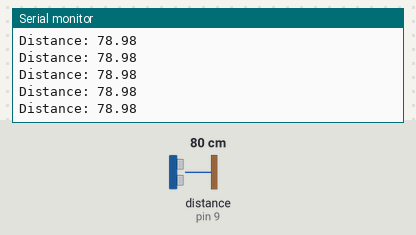
The sketch below on a simulated Arduino Uno, built with avr-gcc and run on an emulated ATmega328P. Shown: the last lines printed to the serial monitor. Wiring (inferred from the names in the program): ultrasonic range finder: trigger pin 10; echo pin 9. The test bench sets the inputs (shaded band); at power-on: distance to the obstacle (sensor on pin 9) 80 cm. The echo pulse lasts 58.3 µs per cm.

Above: at 1.2 s.
1.3 s: distance to the obstacle (sensor on pin 9) set to 2 cm
At 2.3 s:
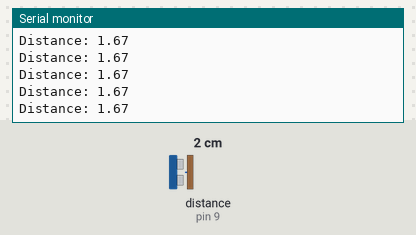
4.3 s: distance to the obstacle (sensor on pin 9) set to 120 cm
At 5.2 s:
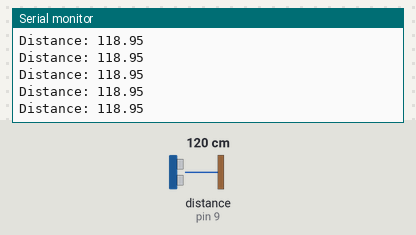
7.3 s: distance to the obstacle (sensor on pin 9) set to 18 cm
At 7.8 s:
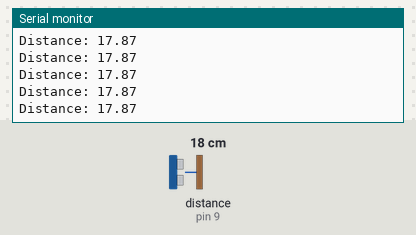
Timing chart, 0 to 10.3 s (numbered marks = the images above; inputs shaded):
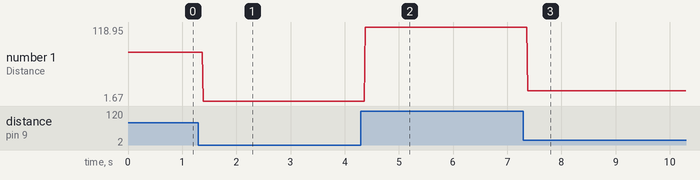

Measured:
- after the input at 1.3 s, the serial monitor: prints a new line after 0.08 s (image 1)
- after the input at 4.3 s, the serial monitor: prints a new line after 0.08 s (image 2)
- after the input at 7.3 s, the serial monitor: prints a new line after 0.07 s (image 3)
- plotted number 1: 78.98 → 1.67 after the input at 1.3 s, 1.67 → 118.95 after the input at 4.3 s, 118.95 → 17.87 after the input at 7.3 s

The sketch:

sonar.ino
```cpp
int trigpin =10;
int echopin =9;
int duration=0;
float distance=0;

void setup() {
  pinMode(trigpin,OUTPUT);
  pinMode(echopin,INPUT);
  // put your setup code here, to run once:

  Serial.begin(9600);

}

void loop() {
  digitalWrite(trigpin,LOW);
  delayMicroseconds(2);


  digitalWrite(trigpin,HIGH);
  delayMicroseconds(10);
  digitalWrite(trigpin,LOW);


 duration = pulseIn(echopin, HIGH);

distance= duration*0.034/2;

Serial.print("Distance: ");
Serial.println(distance);
}
```
